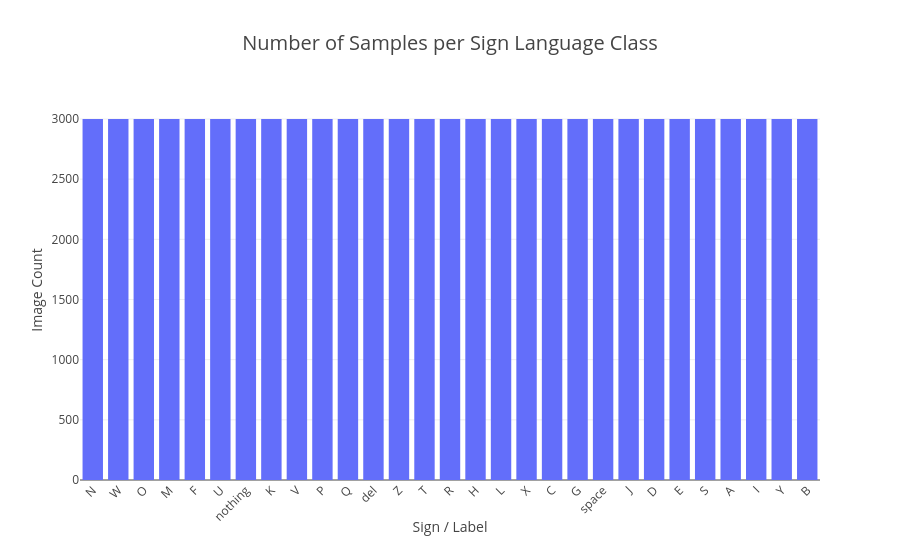

Here is the notebook cell this chart was saved with:
### Code cell
fig = px.bar(
	class_count, 
	x='label', 
	y='count',
	title='Number of Samples per Sign Language Class',
	labels={
		'label': 'Sign / Label',
		'count': 'Image Count'
	}
 )

fig.update_layout(
    xaxis_tickangle=-45,
    template='none',
    title_font_size=20,
    bargap=0.2
)

fig.show()

### Figure 1 — Plotly figure (JSON) as saved in the notebook; plotly's stock layout.template omitted (floating-point values rounded to 4 significant figures)
{"data": [{"hovertemplate": "Sign / Label=%{x}<br>Image Count=%{y}<extra></extra>", "legendgroup": "", "marker": {"color": "#636efa", "pattern": {"shape": ""}}, "name": "", "orientation": "v", "showlegend": false, "textposition": "auto", "type": "bar", "x": ["N", "W", "O", "M", "F", "U", "nothing", "K", "V", "P", "Q", "del", "Z", "T", "R", "H", "L", "X", "C", "G", "space", "J", "D", "E", "S", "A", "I", "Y", "B"], "xaxis": "x", "y": [3000, 3000, 3000, 3000, 3000, 3000, 3000, 3000, 3000, 3000, 3000, 3000, 3000, 3000, 3000, 3000, 3000, 3000, 3000, 3000, 3000, 3000, 3000, 3000, 3000, 3000, 3000, 3000, 3000], "yaxis": "y"}], "layout": {"bargap": 0.2, "barmode": "relative", "legend": {"tracegroupgap": 0}, "title": {"font": {"size": 20}, "text": "Number of Samples per Sign Language Class"}, "xaxis": {"anchor": "y", "domain": [0, 1], "tickangle": -45, "title": {"text": "Sign / Label"}}, "yaxis": {"anchor": "x", "domain": [0, 1], "title": {"text": "Image Count"}}}}
